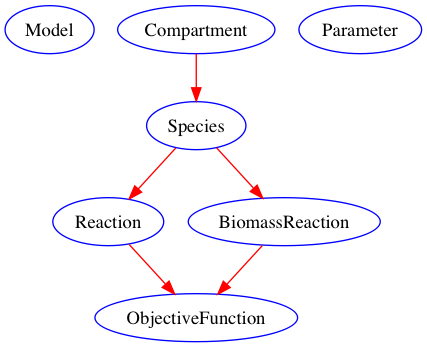

This figure's Python source:
#!/usr/bin/env python
# visualize dependencies among libSBML model classes

# dependencies among libSBML model classes constrain the order in which they're written:
#     Model depends on nothing
#     Compartment depends on nothing
#     Parameter depends on nothing
#     Compartment must precede Species
#     Compartment must precede Reaction
#     Species must precede Reaction
#     Reaction must precede ObjectiveFunction
#     Species must precede BiomassReaction
#     BiomassReaction must precede ObjectiveFunction
# This partial order is satisfied by this sequence:
# model_order = [Model, Compartment, Parameter, Species, Reaction, ObjectiveFunction]

import pygraphviz as pgv

nodes = "Model Compartment Parameter Species Reaction BiomassReaction ObjectiveFunction"
dependencies = """
Compartment Species
Species Reaction
Reaction ObjectiveFunction
Species BiomassReaction
BiomassReaction ObjectiveFunction"""

A = pgv.AGraph(directed=True, name='blue')
for node in nodes.split():
    A.add_node(node, color = 'blue')

for line in dependencies.split('\n'):
    line = line.strip()
    if line:
        (antecedent, successor) = line.split()
        A.add_edge(antecedent, successor, color='red')

print(A.string()) # print to screen
A.layout(prog='dot') # layout with default (neato)
A.draw('libSBML_class_dependencies.png') # draw png
